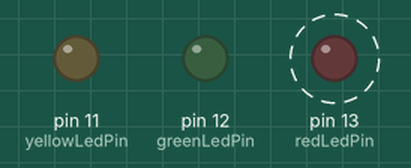
Simulated run of this sketch. Board: Arduino Nano, built with avr-gcc and run on an emulated ATmega328P. Parts: output pins drawn as LEDs (lit = HIGH). Dashed ring = blinking.

Above: at 0.5 s.
Timing chart, 0 to 4.6 s (numbered marks = the images above):
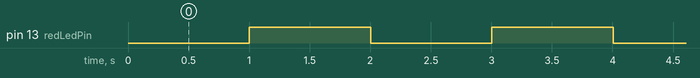

Measured:
- by itself, pin 13 (redLedPin): alternates HIGH for 1.0 s and LOW for 1.0 s

The sketch:

LedTimerExample.ino
```cpp
//Seta pinos
const int redLedPin = 13;
const int greenLedPin = 12;
const int yellowLedPin = 11;

//Estados
int redLedState = LOW;

long previousMillis = 0;
long interval = 1000;

void setup()
{
	pinMode(redLedPin, OUTPUT);
	pinMode(greenLedPin, OUTPUT);
	pinMode(yellowLedPin, OUTPUT);
}

void loop()
{
	unsigned long currentMillis = millis();

	if (currentMillis - previousMillis > interval) {
		previousMillis = currentMillis;

		if (redLedState == LOW)
			redLedState = HIGH;
		else
			redLedState = LOW;

		digitalWrite(redLedPin, redLedState);
	}


}
```
